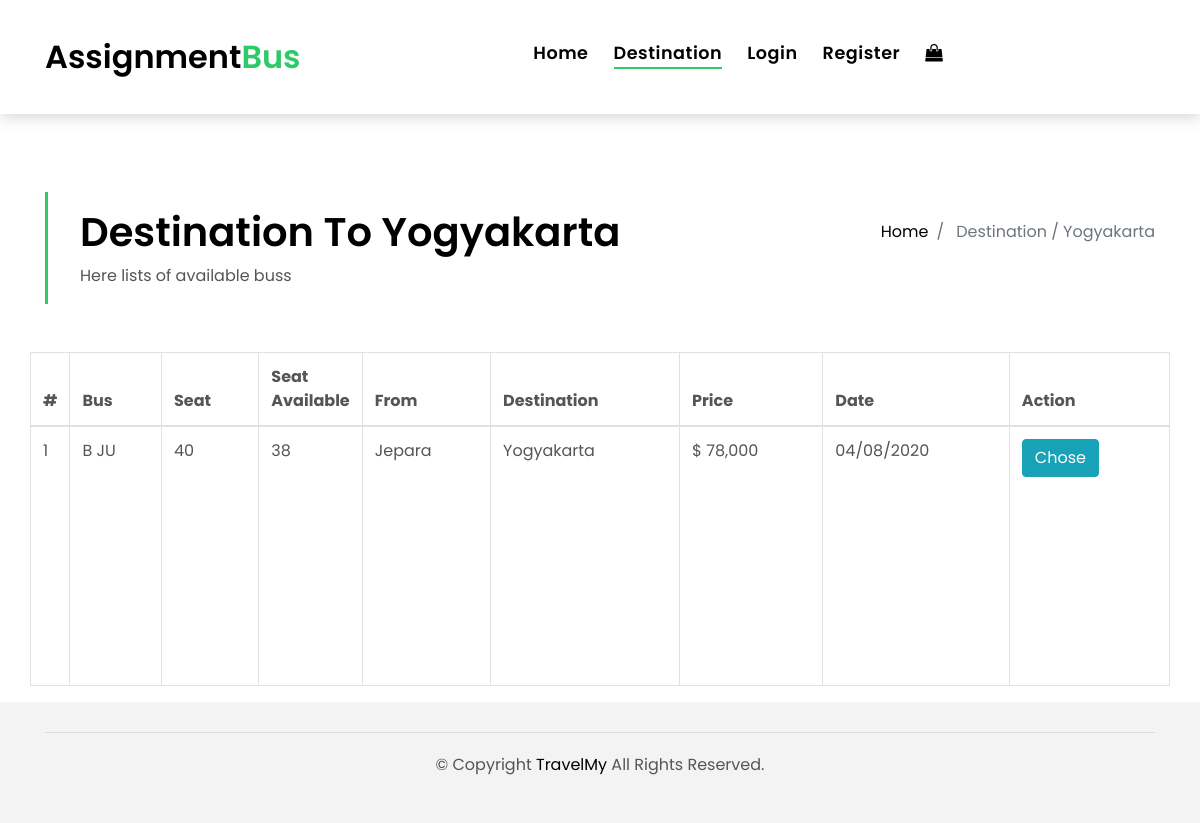
Screenshot of /detail-destination.php?id=3 with the database file from the repository.
### tables this page shows
CREATE TABLE `destinations` (
  `id_destination` int(11) NOT NULL,
  `name` varchar(255) NOT NULL,
  `image` varchar(255) NOT NULL,
  `address` text NOT NULL
);

CREATE TABLE `travels` (
  `id_travel` int(11) NOT NULL,
  `destination_id` int(11) NOT NULL,
  `start` varchar(100) NOT NULL,
  `bus_id` int(11) NOT NULL,
  `date` varchar(50) NOT NULL,
  `status` int(11) NOT NULL,
  `price` varchar(100) NOT NULL,
  `seat_available` varchar(50) DEFAULT NULL
);

CREATE TABLE `bus` (
  `id_bus` int(11) NOT NULL,
  `name` varchar(255) NOT NULL,
  `seat` varchar(50) NOT NULL
);

### config/MainClass.php (called while the page is built, shortened)
<?php
class MainClass
{
    function __construct()
    {
        $host = "localhost";
        $user = "root";
        $pw = "";
        $db = "assignment_php";
        $this->db = new PDO("mysql:$host", $user, $pw);
        $this->db->exec("CREATE DATABASE IF NOT EXISTS $db");
        $this->db->exec("USE $db");
    }
    function getDestinantion($id = null)
    {
        if ($id == null) {
            return $this->db->query("SELECT * FROM `destinations` order by id_destination desc ")->fetchAll();
        } else {
            return $this->db->query("SELECT * FROM `destinations` where id_destination ='$id' ")->fetch();
        }
    }
    function getTravelByDestination($id)
    {
        return $this->db->query("SELECT *,d.name as destination_name, b.name as bus_name
                    FROM travels t
                    JOIN bus b ON t.bus_id = b.id_bus
                    JOIN destinations d ON t.destination_id = d.id_destination
                    where t.destination_id = '$id'
                    order by t.date desc ")->fetchAll();
    }
}
$use = new MainClass();

### detail-destination.php (the view, shortened to what this page needs)
<?php
require 'config/MainClass.php';
$destinationItem = $use->getDestinantion($_GET['id']);
$destinationsDetailItems = $use->getTravelByDestination($_GET['id']);
?>
<!DOCTYPE html>
<html lang="en">
<head>
    <link href="lib/bootstrap/css/bootstrap.min.css" rel="stylesheet">
    <link href="lib/font-awesome/css/font-awesome.min.css" rel="stylesheet">
    <link href="lib/animate/animate.min.css" rel="stylesheet">
    <link href="lib/ionicons/css/ionicons.min.css" rel="stylesheet">
    <link href="lib/owlcarousel/assets/owl.carousel.min.css" rel="stylesheet">
    <link href="css/style.css" rel="stylesheet">
</head>
<body>
<nav class="navbar navbar-default navbar-trans navbar-expand-lg fixed-top">
    <div class="container">
        <a class="navbar-brand text-brand" href="index.php">Assignment<span class="color-b">Bus</span></a>
        <div class="navbar-collapse collapse justify-content-center" id="navbarDefault">
            <ul class="navbar-nav">
                <li class="nav-item">
                    <a class="nav-link " href="index.php">Home</a>
                </li>
                <li class="nav-item">
                    <a class="nav-link active" href="destination.php">Destination</a>
                </li>
                <?php if (empty($_SESSION['member'])): ?>
                    <li class="nav-item">
                        <a class="nav-link" href="login.php">Login</a>
                    </li>
                    <li class="nav-item">
                        <a class="nav-link" href="register.php">Register</a>
                    </li>
                <?php endif; ?>
                <li class="nav-item">
                    <a class="nav-link" href="shoping-bag.php"><i class="fa fa-shopping-bag"></i></a>
                </li>
            </ul>
        </div>
    </div>
</nav>
<section class="intro-single">
    <div class="container">
        <div class="row">
            <div class="col-md-12 col-lg-8">
                <div class="title-single-box">
                    <h1 class="title-single">Destination To  <?=$destinationItem['name'] ?> </h1>
                    <span>Here lists of available buss </span>
                </div>
            </div>
            <div class="col-md-12 col-lg-4">
                <nav aria-label="breadcrumb" class="breadcrumb-box d-flex justify-content-lg-end">
                    <ol class="breadcrumb">
                        <li class="breadcrumb-item">
                            <a href="#">Home</a>
                        </li>
                        <li class="breadcrumb-item active" aria-current="page">
                            Destination / <?= $destinationItem['name'] ?>
                        </li>
                    </ol>
                </nav>
            </div>
        </div>
    </div>
</section>
<section class="property-grid grid">
    <div class="container">
        <div class="row" style="min-height: 350px;">
            <?php if ($destinationsDetailItems == array()): ?>
                <div class="col-md-12" style="height: 350px;">
                    <div class="alert alert-info">
                        <p class="text-center">No available bus for this destination</p>
                    </div>
                </div>
            <?php else: ?>
                <table class="table table-bordered">
                    <thead>
                    <tr>
                        <th width="10">#</th>
                        <th width="">Bus</th>
                        <th>Seat</th>
                        <th width="10">Seat Available</th>
                        <th width="">From</th>
                        <th width="">Destination</th>
                        <th width="">Price</th>
                        <th width="">Date</th>
                        <th width="">Action</th>
                    </tr>
                    </thead>
                    <tbody>
                    <?php foreach ($destinationsDetailItems as $key => $val): ?>
                        <tr>
                            <td><?= $key += 1 ?></td>
                            <td><?= $val['bus_name'] ?></td>
                            <td><?= $val['seat'] ?></td>
                            <td><?= $val['seat_available'] ?></td>
                            <td><?= $val['start'] ?></td>
                            <td><?= $val['destination_name'] ?></td>
                            <td>$ <?= number_format($val['price']) ?></td>
                            <td><?= $val['date'] ?></td>
                            <td>
                                <a class="btn btn-info btn-xs" href="detail-travel.php?uid=<?=$val['id_travel']?>">Chose</a>
                            </td>
                        </tr>
                    <?php endforeach; ?>
                    </tbody>
                </table>
            <?php endif; ?>
        </div>
    </div>
</section>
<footer>
    <div class="container">
        <div class="row">
            <div class="col-md-12">
                <div class="copyright-footer">
                    <p class="copyright color-text-a">
                        &copy; Copyright
                        <span class="color-a">TravelMy</span> All Rights Reserved.
                    </p>
                </div>
            </div>
        </div>
    </div>
</footer>
</body>
</html>

### css/style.css (style rules this page uses)
body { font-family: 'Poppins', sans-serif; color: #555555; }
h1, h2, h3, h4, h5, h6 { color: #000000; }
a { color: #000000; transition: all .5s ease; }
.text-brand { color: #000000; font-size: 2rem; font-weight: 600; }
.color-a { color: #000000; }
.color-b { color: #2eca6a; }
.color-text-a { color: #555555; }
.navbar-default { transition: all .5s ease-in-out; background-color: #ffffff; padding-top: 28px; padding-bottom: 28px; -webkit-backface-visibility: hidden; backface-visibility: hidden; box-shadow: 1px 2px 15px rgba(100, 100, 100, 0.3); }
.navbar-default.navbar-trans, .navbar-default.navbar-reduce { -webkit-backface-visibility: hidden; backface-visibility: hidden; }
.navbar-default.navbar-trans .nav-item, .navbar-default.navbar-reduce .nav-item { position: relative; padding-right: 10px; padding-bottom: 8px; margin-left: 0; }
.navbar-default.navbar-trans .nav-link, .navbar-default.navbar-reduce .nav-link { font-size: 1.1rem; color: #000000; font-weight: 600; letter-spacing: 0.030em; transition: all 0.1s ease-in-out; position: relative; padding-left: 0; padding-right: 0; }
.navbar-default.navbar-trans .nav-link:before, .navbar-default.navbar-reduce .nav-link:before { content: ''; position: absolute; bottom: 5px; left: 0; width: 100%; height: 2px; z-index: 0; background-color: #2eca6a; -webkit-transform: scaleX(0); transform: scaleX(0); -webkit-transform-origin: right; transform-origin: right; transition: opacity .2s ease-out 0.3s, -webkit-transform .2s ease-out; transition: transform .2s ease-out, opacity .2s ease-out 0.3s; transition: transform .2s ease-out, opacity .2s ease-out 0.3s, -webkit-transform .2s ease-out; }
.navbar-default.navbar-trans .show > .nav-link:before, .navbar-default.navbar-trans .active > .nav-link:before, .navbar-default.navbar-trans .nav-link.show:before, .navbar-default.navbar-trans .nav-link.active:before, .navbar-default.navbar-reduce .show > .nav-link:before, .navbar-default.navbar-reduce .active > .nav-link:before, .navbar-default.navbar-reduce .nav-link.show:before, .navbar-default.navbar-reduce .nav-link.active:before { -webkit-transform: scaleX(1); transform: scaleX(1); }
.navbar-default.navbar-trans .nav-link:before { background-color: #2eca6a; }
.navbar-default.navbar-trans .show > .nav-link, .navbar-default.navbar-trans .active > .nav-link, .navbar-default.navbar-trans .nav-link.show, .navbar-default.navbar-trans .nav-link.active { color: #000000; }
.intro-single { padding: 12rem 0 3rem; }
.intro-single .title-single-box { padding: 1rem 0 1rem 2rem; }
.intro-single .title-single-box { border-left: 3px solid #2eca6a; }
.intro-single .title-single-box .title-single { font-weight: 600; font-size: 2.2rem; }
.intro-single .breadcrumb-box { padding: 1rem 0 0 .5rem; }
.intro-single .breadcrumb { background-color: transparent; padding-right: 0; padding-left: 0; }
footer { background: #f3f3f3; text-align: center; padding: 30px 0; }
footer .copyright-footer { border-top: 1px solid #ddd; padding-top: 20px; }
.btn { transition: .5s ease; }
@media (min-width: 768px) { .navbar-default.navbar-trans .nav-item, .navbar-default.navbar-reduce .nav-item { margin-left: 15px; } }
@media (min-width: 768px) { .intro-single .title-single-box .title-single { font-size: 2.1rem; } }
@media (min-width: 992px) { .intro-single .title-single-box .title-single { font-size: 2.5rem; } }

### rows the page displays
destinations: name "Yogyakarta"
travels: key "1", bus.name "B JU", bus.seat "40", seat_available "38", start "Jepara", destination.name "Yogyakarta", price "78,000", date "04/08/2020"
